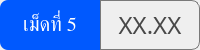
                  <widget class="QFrame" name="thickness_summary_group_5">
                   <property name="minimumSize">
                    <size>
                     <width>0</width>
                     <height>50</height>
                    </size>
                   </property>
                   <property name="maximumSize">
                    <size>
                     <width>16777215</width>
                     <height>50</height>
                    </size>
                   </property>
                   <property name="styleSheet">
                    <string notr="true">color: rgb(255, 255, 255);</string>
                   </property>
                   <layout class="QHBoxLayout" name="horizontalLayout_52">
                    <property name="spacing">
                     <number>0</number>
                    </property>
                    <property name="leftMargin">
                     <number>0</number>
                    </property>
                    <property name="topMargin">
                     <number>0</number>
                    </property>
                    <property name="rightMargin">
                     <number>0</number>
                    </property>
                    <property name="bottomMargin">
                     <number>0</number>
                    </property>
                    <item>
                     <widget class="QLabel" name="thickness_summary_title_5">
                      <property name="minimumSize">
                       <size>
                        <width>85</width>
                        <height>0</height>
                       </size>
                      </property>
                      <property name="font">
                       <font>
                        <family>Kanit</family>
                        <pointsize>15</pointsize>
                        <italic>false</italic>
                        <bold>false</bold>
                        <underline>false</underline>
                        <strikeout>false</strikeout>
                       </font>
                      </property>
                      <property name="styleSheet">
                       <string notr="true">background-color: #0059fe;
border-top-left-radius: 8px;
border-bottom-left-radius: 8px;</string>
                      </property>
                      <property name="text">
                       <string>เม็ดที่ 5</string>
                      </property>
                      <property name="alignment">
                       <set>Qt::AlignmentFlag::AlignCenter</set>
                      </property>
                     </widget>
                    </item>
                    <item>
                     <widget class="QFrame" name="thickness_summary_frame_5">
                      <property name="styleSheet">
                       <string notr="true">border: solid;
border-width: 1px;
border-color: rgb(121, 121, 121);
border-top-right-radius: 8px;
border-bottom-right-radius: 8px;</string>
                      </property>
                      <property name="frameShape">
                       <enum>QFrame::Shape::StyledPanel</enum>
                      </property>
                      <property name="frameShadow">
                       <enum>QFrame::Shadow::Raised</enum>
                      </property>
                      <layout class="QHBoxLayout" name="horizontalLayout_53">
                       <item>
                        <widget class="QLabel" name="thickness_summary_5">
                         <property name="font">
                          <font>
                           <family>Kanit</family>
                           <pointsize>18</pointsize>
                          </font>
                         </property>
                         <property name="styleSheet">
                          <string notr="true">border: none;
color: rgb(72, 72, 72);</string>
                         </property>
                         <property name="text">
                          <string>XX.XX</string>
                         </property>
                         <property name="alignment">
                          <set>Qt::AlignmentFlag::AlignCenter</set>
                         </property>
                        </widget>
                       </item>
                      </layout>
                     </widget>
                    </item>
                   </layout>
                  </widget>
